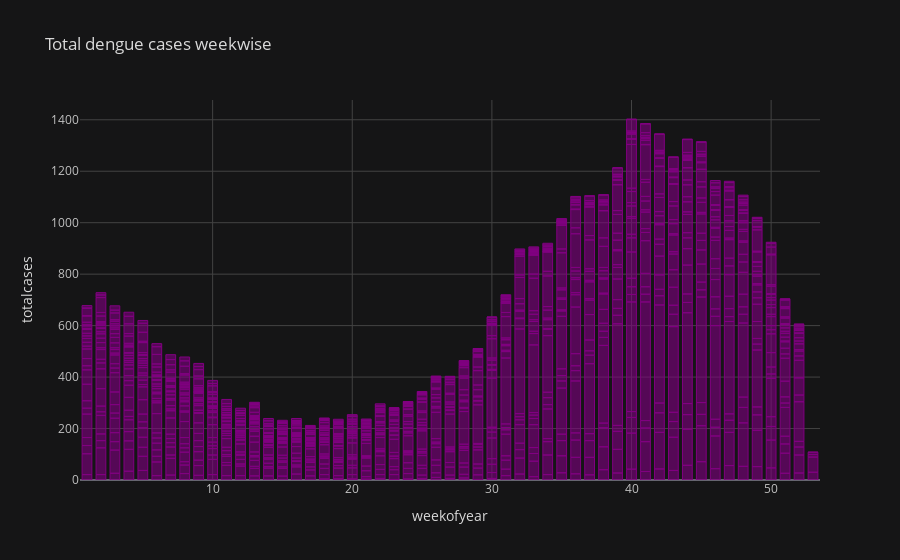

The code cell stored with this chart in its notebook:
### Code cell
final_data.iplot(kind = 'bar', x = 'weekofyear', y = 'total_cases',
                 barmode = 'stack', bargap = 0.3, color = 'purple', xTitle = 'weekofyear', 
                yTitle = 'totalcases', title = 'Total dengue cases weekwise'
                )

### Figure 1 — Plotly figure (JSON) as saved in the notebook; plotly's stock layout.template omitted (floating-point values rounded to 4 significant figures; data arrays with more than 128 entries replaced by an {"elided": "..."} marker saying what was removed)
{"data": [{"marker": {"color": "rgba(128, 0, 128, 0.6)", "line": {"color": "rgba(128, 0, 128, 1.0)", "width": 1}}, "name": "total_cases", "orientation": "v", "text": "", "type": "bar", "x": {"elided": "1456 int values"}, "y": {"elided": "1456 int values"}}], "layout": {"bargap": 0.3, "barmode": "stack", "legend": {"bgcolor": "#151516", "font": {"color": "#D9D9D9"}, "traceorder": "normal"}, "paper_bgcolor": "#151516", "plot_bgcolor": "#151516", "title": {"font": {"color": "#D9D9D9"}, "text": "Total dengue cases weekwise"}, "xaxis": {"gridcolor": "#434343", "showgrid": true, "tickfont": {"color": "#C2C2C2"}, "title": {"font": {"color": "#D9D9D9"}, "text": "weekofyear"}, "zerolinecolor": "#666570"}, "yaxis": {"gridcolor": "#434343", "showgrid": true, "tickfont": {"color": "#C2C2C2"}, "title": {"font": {"color": "#D9D9D9"}, "text": "totalcases"}, "zerolinecolor": "#666570"}}}
